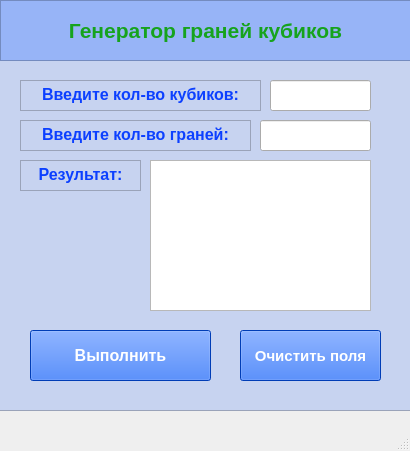
<?xml version="1.0" encoding="UTF-8"?>
<ui version="4.0">
 <class>MainWindow</class>
 <widget class="QMainWindow" name="MainWindow">
  <property name="geometry">
   <rect>
    <x>0</x>
    <y>0</y>
    <width>410</width>
    <height>451</height>
   </rect>
  </property>
  <property name="windowTitle">
   <string>MainWindow</string>
  </property>
  <widget class="QWidget" name="centralwidget">
   <widget class="QTextEdit" name="mainTheme">
    <property name="geometry">
     <rect>
      <x>0</x>
      <y>0</y>
      <width>411</width>
      <height>61</height>
     </rect>
    </property>
    <property name="styleSheet">
     <string notr="true">background-color: rgb(159, 169, 226);
background-color: rgb(151, 180, 247);</string>
    </property>
    <property name="readOnly">
     <bool>true</bool>
    </property>
    <property name="html">
     <string>&lt;!DOCTYPE HTML PUBLIC &quot;-//W3C//DTD HTML 4.0//EN&quot; &quot;http://www.w3.org/TR/REC-html40/strict.dtd&quot;&gt;
&lt;html&gt;&lt;head&gt;&lt;meta name=&quot;qrichtext&quot; content=&quot;1&quot; /&gt;&lt;style type=&quot;text/css&quot;&gt;
p, li { white-space: pre-wrap; }
&lt;/style&gt;&lt;/head&gt;&lt;body style=&quot; font-family:'MS Shell Dlg 2'; font-size:8.25pt; font-weight:400; font-style:normal;&quot;&gt;
&lt;p align=&quot;center&quot; style=&quot;-qt-paragraph-type:empty; margin-top:0px; margin-bottom:0px; margin-left:0px; margin-right:0px; -qt-block-indent:0; text-indent:0px;&quot;&gt;&lt;br /&gt;&lt;/p&gt;
&lt;p align=&quot;center&quot; style=&quot; margin-top:0px; margin-bottom:0px; margin-left:0px; margin-right:0px; -qt-block-indent:0; text-indent:0px;&quot;&gt;&lt;span style=&quot; font-size:16pt; font-weight:600; color:#16a31d;&quot;&gt;Генератор граней кубиков&lt;/span&gt;&lt;/p&gt;&lt;/body&gt;&lt;/html&gt;</string>
    </property>
   </widget>
   <widget class="QTextEdit" name="secondTheme">
    <property name="geometry">
     <rect>
      <x>-10</x>
      <y>60</y>
      <width>421</width>
      <height>351</height>
     </rect>
    </property>
    <property name="styleSheet">
     <string notr="true">background-color: rgb(159, 169, 226);
background-color: rgb(199, 211, 240);
</string>
    </property>
    <property name="readOnly">
     <bool>true</bool>
    </property>
    <property name="html">
     <string>&lt;!DOCTYPE HTML PUBLIC &quot;-//W3C//DTD HTML 4.0//EN&quot; &quot;http://www.w3.org/TR/REC-html40/strict.dtd&quot;&gt;
&lt;html&gt;&lt;head&gt;&lt;meta name=&quot;qrichtext&quot; content=&quot;1&quot; /&gt;&lt;style type=&quot;text/css&quot;&gt;
p, li { white-space: pre-wrap; }
&lt;/style&gt;&lt;/head&gt;&lt;body style=&quot; font-family:'MS Shell Dlg 2'; font-size:8.25pt; font-weight:400; font-style:normal;&quot;&gt;
&lt;p align=&quot;center&quot; style=&quot;-qt-paragraph-type:empty; margin-top:0px; margin-bottom:0px; margin-left:0px; margin-right:0px; -qt-block-indent:0; text-indent:0px;&quot;&gt;&lt;br /&gt;&lt;/p&gt;&lt;/body&gt;&lt;/html&gt;</string>
    </property>
   </widget>
   <widget class="QTextEdit" name="textVedi">
    <property name="enabled">
     <bool>true</bool>
    </property>
    <property name="geometry">
     <rect>
      <x>20</x>
      <y>80</y>
      <width>241</width>
      <height>31</height>
     </rect>
    </property>
    <property name="font">
     <font>
      <kerning>true</kerning>
     </font>
    </property>
    <property name="styleSheet">
     <string notr="true">background-color: rgb(199, 211, 240);
</string>
    </property>
    <property name="lineWidth">
     <number>1</number>
    </property>
    <property name="readOnly">
     <bool>true</bool>
    </property>
    <property name="html">
     <string>&lt;!DOCTYPE HTML PUBLIC &quot;-//W3C//DTD HTML 4.0//EN&quot; &quot;http://www.w3.org/TR/REC-html40/strict.dtd&quot;&gt;
&lt;html&gt;&lt;head&gt;&lt;meta name=&quot;qrichtext&quot; content=&quot;1&quot; /&gt;&lt;style type=&quot;text/css&quot;&gt;
p, li { white-space: pre-wrap; }
&lt;/style&gt;&lt;/head&gt;&lt;body style=&quot; font-family:'MS Shell Dlg 2'; font-size:8.25pt; font-weight:400; font-style:normal;&quot;&gt;
&lt;p align=&quot;center&quot; style=&quot; margin-top:0px; margin-bottom:0px; margin-left:0px; margin-right:0px; -qt-block-indent:0; text-indent:0px;&quot;&gt;&lt;span style=&quot; font-size:12pt; font-weight:600; color:#0c40ff;&quot;&gt;Введите кол-во кубиков:&lt;/span&gt;&lt;/p&gt;&lt;/body&gt;&lt;/html&gt;</string>
    </property>
   </widget>
   <widget class="QTextEdit" name="textRezult">
    <property name="geometry">
     <rect>
      <x>20</x>
      <y>120</y>
      <width>231</width>
      <height>31</height>
     </rect>
    </property>
    <property name="styleSheet">
     <string notr="true">background-color: rgb(199, 211, 240);</string>
    </property>
    <property name="readOnly">
     <bool>true</bool>
    </property>
    <property name="html">
     <string>&lt;!DOCTYPE HTML PUBLIC &quot;-//W3C//DTD HTML 4.0//EN&quot; &quot;http://www.w3.org/TR/REC-html40/strict.dtd&quot;&gt;
&lt;html&gt;&lt;head&gt;&lt;meta name=&quot;qrichtext&quot; content=&quot;1&quot; /&gt;&lt;style type=&quot;text/css&quot;&gt;
p, li { white-space: pre-wrap; }
&lt;/style&gt;&lt;/head&gt;&lt;body style=&quot; font-family:'MS Shell Dlg 2'; font-size:8.25pt; font-weight:400; font-style:normal;&quot;&gt;
&lt;p align=&quot;center&quot; style=&quot; margin-top:0px; margin-bottom:0px; margin-left:0px; margin-right:0px; -qt-block-indent:0; text-indent:0px;&quot;&gt;&lt;span style=&quot; font-size:12pt; font-weight:600; color:#0c40ff;&quot;&gt;Введите кол-во граней:&lt;/span&gt;&lt;/p&gt;&lt;/body&gt;&lt;/html&gt;</string>
    </property>
   </widget>
   <widget class="QLineEdit" name="lineVvedi">
    <property name="geometry">
     <rect>
      <x>270</x>
      <y>80</y>
      <width>101</width>
      <height>31</height>
     </rect>
    </property>
    <property name="font">
     <font>
      <pointsize>11</pointsize>
     </font>
    </property>
    <property name="text">
     <string/>
    </property>
   </widget>
   <widget class="QPushButton" name="pushButton1">
    <property name="geometry">
     <rect>
      <x>30</x>
      <y>330</y>
      <width>181</width>
      <height>51</height>
     </rect>
    </property>
    <property name="font">
     <font>
      <pointsize>12</pointsize>
      <weight>75</weight>
      <bold>true</bold>
     </font>
    </property>
    <property name="styleSheet">
     <string notr="true">background-color: rgb(0, 85, 255);
color: rgb(255, 255, 255);</string>
    </property>
    <property name="text">
     <string>Выполнить</string>
    </property>
   </widget>
   <widget class="QPushButton" name="pushButton">
    <property name="geometry">
     <rect>
      <x>240</x>
      <y>330</y>
      <width>141</width>
      <height>51</height>
     </rect>
    </property>
    <property name="font">
     <font>
      <pointsize>11</pointsize>
      <weight>75</weight>
      <bold>true</bold>
     </font>
    </property>
    <property name="styleSheet">
     <string notr="true">background-color: rgb(0, 85, 255);
color: rgb(255, 255, 255);</string>
    </property>
    <property name="text">
     <string>Очистить поля</string>
    </property>
   </widget>
   <widget class="QLineEdit" name="lineVvedi_2">
    <property name="geometry">
     <rect>
      <x>260</x>
      <y>120</y>
      <width>111</width>
      <height>31</height>
     </rect>
    </property>
    <property name="font">
     <font>
      <pointsize>11</pointsize>
     </font>
    </property>
    <property name="text">
     <string/>
    </property>
   </widget>
   <widget class="QTextEdit" name="textRezult_2">
    <property name="geometry">
     <rect>
      <x>20</x>
      <y>160</y>
      <width>121</width>
      <height>31</height>
     </rect>
    </property>
    <property name="styleSheet">
     <string notr="true">background-color: rgb(199, 211, 240);</string>
    </property>
    <property name="readOnly">
     <bool>true</bool>
    </property>
    <property name="html">
     <string>&lt;!DOCTYPE HTML PUBLIC &quot;-//W3C//DTD HTML 4.0//EN&quot; &quot;http://www.w3.org/TR/REC-html40/strict.dtd&quot;&gt;
&lt;html&gt;&lt;head&gt;&lt;meta name=&quot;qrichtext&quot; content=&quot;1&quot; /&gt;&lt;style type=&quot;text/css&quot;&gt;
p, li { white-space: pre-wrap; }
&lt;/style&gt;&lt;/head&gt;&lt;body style=&quot; font-family:'MS Shell Dlg 2'; font-size:8.25pt; font-weight:400; font-style:normal;&quot;&gt;
&lt;p align=&quot;center&quot; style=&quot; margin-top:0px; margin-bottom:0px; margin-left:0px; margin-right:0px; -qt-block-indent:0; text-indent:0px;&quot;&gt;&lt;span style=&quot; font-size:12pt; font-weight:600; color:#0c40ff;&quot;&gt;Результат:&lt;/span&gt;&lt;/p&gt;&lt;/body&gt;&lt;/html&gt;</string>
    </property>
   </widget>
   <widget class="QTextEdit" name="textEdit">
    <property name="geometry">
     <rect>
      <x>150</x>
      <y>160</y>
      <width>221</width>
      <height>151</height>
     </rect>
    </property>
   </widget>
   <zorder>secondTheme</zorder>
   <zorder>mainTheme</zorder>
   <zorder>textVedi</zorder>
   <zorder>textRezult</zorder>
   <zorder>lineVvedi</zorder>
   <zorder>pushButton1</zorder>
   <zorder>pushButton</zorder>
   <zorder>lineVvedi_2</zorder>
   <zorder>textRezult_2</zorder>
   <zorder>textEdit</zorder>
  </widget>
  <widget class="QMenuBar" name="menubar">
   <property name="geometry">
    <rect>
     <x>0</x>
     <y>0</y>
     <width>410</width>
     <height>21</height>
    </rect>
   </property>
  </widget>
  <widget class="QStatusBar" name="statusbar"/>
 </widget>
 <resources/>
 <connections>
  <connection>
   <sender>pushButton</sender>
   <signal>clicked()</signal>
   <receiver>lineVvedi</receiver>
   <slot>clear()</slot>
   <hints>
    <hint type="sourcelabel">
     <x>413</x>
     <y>319</y>
    </hint>
    <hint type="destinationlabel">
     <x>402</x>
     <y>228</y>
    </hint>
   </hints>
  </connection>
 </connections>
</ui>
